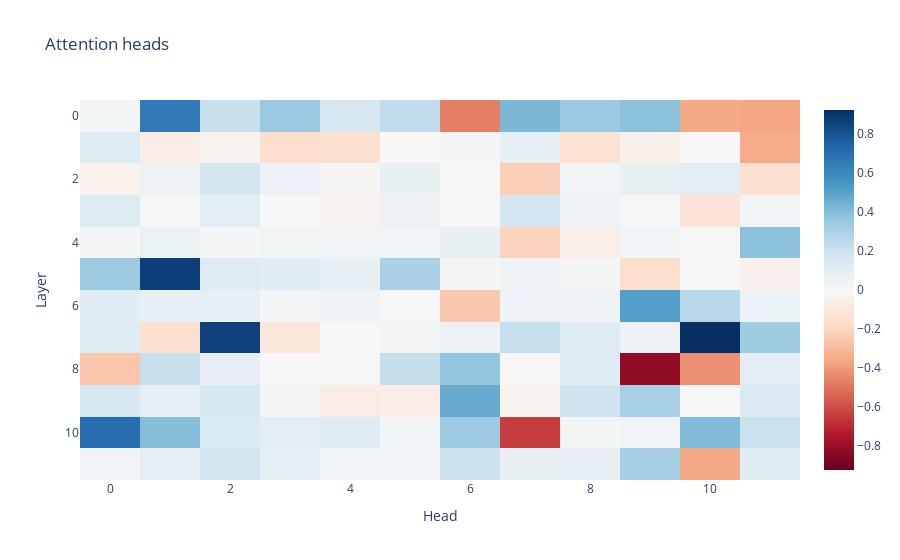
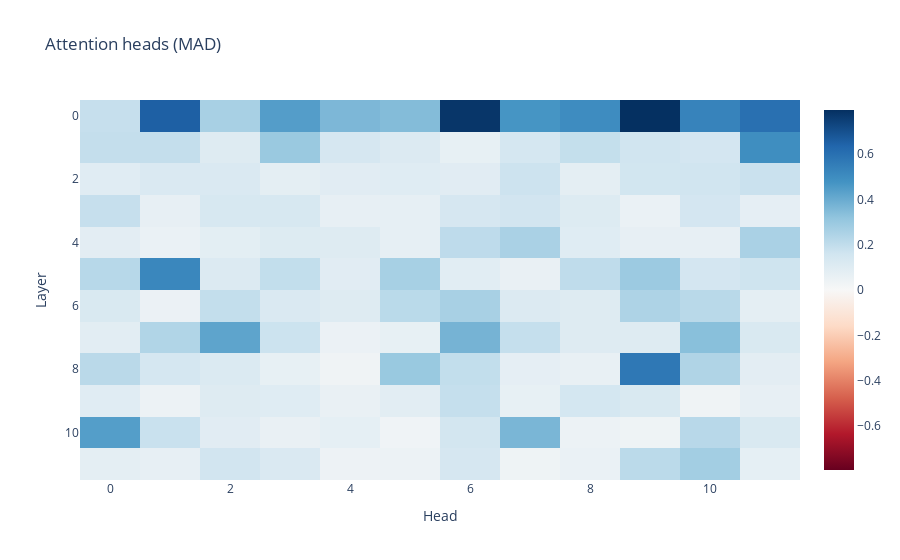

Notebook code for these charts, in order:
### Markdown cell above
## Plot copy win (200 examples)

### Code cell
imshow(
    data["neg"]["patch_attn_head_out"]["mean"].mean(0),
    yaxis="Layer", 
    xaxis="Head", 
    title = "Attention heads"
)
imshow(
    data_var["neg"]["patch_attn_head_out"]["mean"].mean(0),
    yaxis="Layer", 
    xaxis="Head", 
    title = "Attention heads (MAD)",
    # zmax=1,
    # zmin=-1
)
imshow(
    data["neg"]["patch_per_block"]["mean"].mean(0),
    facet_col=0,
    facet_labels=["Residual Stream", "Attn Output", "MLP Output"],
    title="Activation Patching Per Block",
    xaxis="Position",
    yaxis="Layer",
    # zmax=1,
    # zmin=-1,
    x=[f"{tok}_{i}" for i, tok in enumerate(data["pos"]["example_str_token"])],
)
imshow(
    data_var["neg"]["patch_per_block"]["mean"].mean(0),
    facet_col=0,
    facet_labels=["Residual Stream", "Attn Output", "MLP Output"],
    title="Activation Patching Per Block (MAD)",
    xaxis="Position",
    yaxis="Layer",
    # zmax= 6,
    # zmin=-6,
    x=[f"{tok}_{i}" for i, tok in enumerate(data["neg"]["example_str_token"])],
)

### Figure 1 — Plotly figure (JSON) as saved in the notebook; plotly's stock layout.template omitted (floating-point values rounded to 4 significant figures; data arrays with more than 128 entries replaced by an {"elided": "..."} marker saying what was removed)
{"data": [{"coloraxis": "coloraxis", "hovertemplate": "x: %{x}<br>y: %{y}<br>color: %{z}<extra></extra>", "name": "0", "type": "heatmap", "xaxis": "x", "yaxis": "y", "z": {"elided": "12x12 float values"}}], "layout": {"coloraxis": {"cmid": 0, "colorscale": [[0, "rgb(103,0,31)"], [0.1, "rgb(178,24,43)"], [0.2, "rgb(214,96,77)"], [0.3, "rgb(244,165,130)"], [0.4, "rgb(253,219,199)"], [0.5, "rgb(247,247,247)"], [0.6, "rgb(209,229,240)"], [0.7, "rgb(146,197,222)"], [0.8, "rgb(67,147,195)"], [0.9, "rgb(33,102,172)"], [1, "rgb(5,48,97)"]]}, "title": {"text": "Attention heads"}, "xaxis": {"anchor": "y", "domain": [0, 1], "title": {"text": "Head"}}, "yaxis": {"anchor": "x", "autorange": "reversed", "domain": [0, 1], "title": {"text": "Layer"}}}}

### Figure 2 — Plotly figure (JSON) as saved in the notebook; plotly's stock layout.template omitted (floating-point values rounded to 4 significant figures; data arrays with more than 128 entries replaced by an {"elided": "..."} marker saying what was removed)
{"data": [{"coloraxis": "coloraxis", "hovertemplate": "x: %{x}<br>y: %{y}<br>color: %{z}<extra></extra>", "name": "0", "type": "heatmap", "xaxis": "x", "yaxis": "y", "z": {"elided": "12x12 float values"}}], "layout": {"coloraxis": {"cmid": 0, "colorscale": [[0, "rgb(103,0,31)"], [0.1, "rgb(178,24,43)"], [0.2, "rgb(214,96,77)"], [0.3, "rgb(244,165,130)"], [0.4, "rgb(253,219,199)"], [0.5, "rgb(247,247,247)"], [0.6, "rgb(209,229,240)"], [0.7, "rgb(146,197,222)"], [0.8, "rgb(67,147,195)"], [0.9, "rgb(33,102,172)"], [1, "rgb(5,48,97)"]]}, "title": {"text": "Attention heads (MAD)"}, "xaxis": {"anchor": "y", "domain": [0, 1], "title": {"text": "Head"}}, "yaxis": {"anchor": "x", "autorange": "reversed", "domain": [0, 1], "title": {"text": "Layer"}}}}
